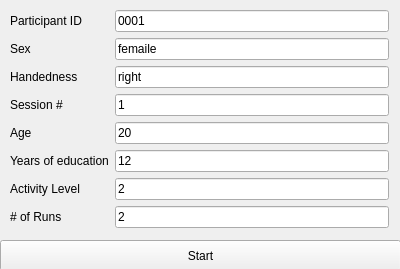
<?xml version="1.0" encoding="UTF-8"?>
<ui version="4.0">
 <class>MainWindow</class>
 <widget class="QMainWindow" name="MainWindow">
  <property name="geometry">
   <rect>
    <x>0</x>
    <y>0</y>
    <width>400</width>
    <height>269</height>
   </rect>
  </property>
  <property name="windowTitle">
   <string>MainWindow</string>
  </property>
  <widget class="QWidget" name="centralWidget">
   <property name="enabled">
    <bool>true</bool>
   </property>
   <widget class="QWidget" name="formLayoutWidget">
    <property name="geometry">
     <rect>
      <x>-1</x>
      <y>-1</y>
      <width>401</width>
      <height>251</height>
     </rect>
    </property>
    <layout class="QFormLayout" name="formLayout">
     <item row="0" column="0">
      <widget class="QLabel" name="pid_label">
       <property name="text">
        <string>Participant ID</string>
       </property>
      </widget>
     </item>
     <item row="0" column="1">
      <widget class="QLineEdit" name="pid">
       <property name="text">
        <string>0001</string>
       </property>
      </widget>
     </item>
     <item row="1" column="0">
      <widget class="QLabel" name="sex_label">
       <property name="text">
        <string>Sex</string>
       </property>
      </widget>
     </item>
     <item row="1" column="1">
      <widget class="QLineEdit" name="sex">
       <property name="text">
        <string>femaile</string>
       </property>
      </widget>
     </item>
     <item row="2" column="0">
      <widget class="QLabel" name="hand_label">
       <property name="text">
        <string>Handedness</string>
       </property>
      </widget>
     </item>
     <item row="2" column="1">
      <widget class="QLineEdit" name="hand">
       <property name="text">
        <string>right</string>
       </property>
      </widget>
     </item>
     <item row="3" column="0">
      <widget class="QLabel" name="pid_label_4">
       <property name="text">
        <string>Session #</string>
       </property>
      </widget>
     </item>
     <item row="3" column="1">
      <widget class="QLineEdit" name="sess">
       <property name="text">
        <string>1</string>
       </property>
      </widget>
     </item>
     <item row="4" column="0">
      <widget class="QLabel" name="pid_label_5">
       <property name="text">
        <string>Age</string>
       </property>
      </widget>
     </item>
     <item row="4" column="1">
      <widget class="QLineEdit" name="age">
       <property name="text">
        <string>20</string>
       </property>
      </widget>
     </item>
     <item row="5" column="0">
      <widget class="QLabel" name="pid_label_6">
       <property name="text">
        <string>Years of education</string>
       </property>
      </widget>
     </item>
     <item row="5" column="1">
      <widget class="QLineEdit" name="edu">
       <property name="text">
        <string>12</string>
       </property>
      </widget>
     </item>
     <item row="6" column="0">
      <widget class="QLabel" name="pid_label_7">
       <property name="text">
        <string>Activity Level</string>
       </property>
      </widget>
     </item>
     <item row="6" column="1">
      <widget class="QLineEdit" name="actl">
       <property name="text">
        <string>2</string>
       </property>
      </widget>
     </item>
     <item row="7" column="0">
      <widget class="QLabel" name="pid_label_8">
       <property name="text">
        <string># of Runs</string>
       </property>
       <property name="wordWrap">
        <bool>true</bool>
       </property>
       <property name="margin">
        <number>0</number>
       </property>
      </widget>
     </item>
     <item row="7" column="1">
      <widget class="QLineEdit" name="runs">
       <property name="text">
        <string>2</string>
       </property>
      </widget>
     </item>
    </layout>
   </widget>
   <widget class="QPushButton" name="startButton">
    <property name="geometry">
     <rect>
      <x>0</x>
      <y>240</y>
      <width>401</width>
      <height>31</height>
     </rect>
    </property>
    <property name="text">
     <string>Start</string>
    </property>
   </widget>
  </widget>
 </widget>
 <layoutdefault spacing="6" margin="11"/>
 <resources/>
 <connections/>
</ui>
